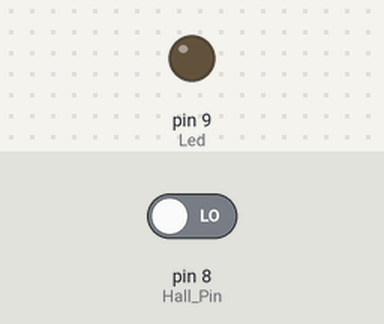
A sketch run on a simulated Arduino Uno, built with avr-gcc and run on an emulated ATmega328P. Parts: output pins drawn as LEDs (lit = HIGH). The test bench sets the inputs (shaded band); at power-on: pin 8 (Hall_Pin) LOW. What the sketch prints to the serial monitor is not drawn.

Above: at 1.2 s.
1.3 s: pin 8 (Hall_Pin) driven HIGH
At 2.5 s:
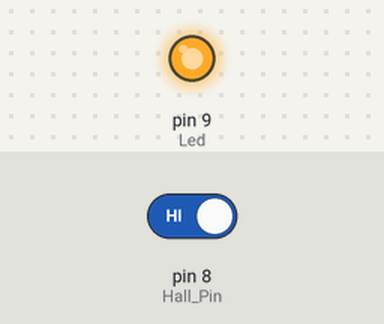
2.8 s: pin 8 (Hall_Pin) driven LOW
At 3.9 s:
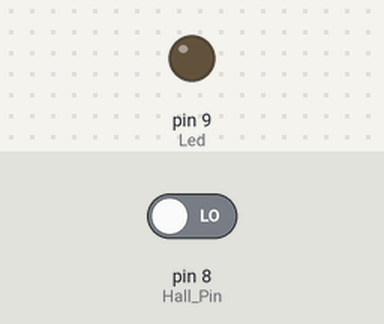
Timing chart, 0 to 5.8 s (numbered marks = the images above; inputs shaded):
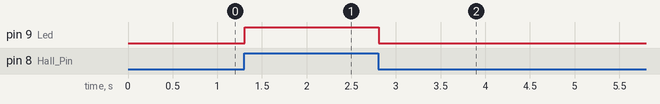

The sketch:

Hall_Switch.ino
```cpp
// (licence header left out)
int Led=9;        //定义LED 接口
int Hall_Pin= 8;  //定义霍尔开关传感器接口
int val=0;        //定义数字变量val
void setup()
{
  pinMode(Led,OUTPUT);// Define LED as output interface
  pinMode(Hall_Pin,INPUT);// Assign the value of digital interface 9 to val
  Serial.begin(9600);
}
void loop()
{
 // Serial.println(Hall_Pin);
  val=digitalRead(Hall_Pin); // Assign the value of digital interface 9 to val
  Serial.println(val);
  if(val==HIGH)               // When the Hall switch sensor detects a signal, the LED is on
     {
          digitalWrite(Led, HIGH);
     }else {
          digitalWrite(Led, LOW);
     }
}
```

Measured:
- after the input at 1.3 s, pin 9 (Led): LOW → HIGH at once
- after the input at 2.8 s, pin 9 (Led): HIGH → LOW at once
